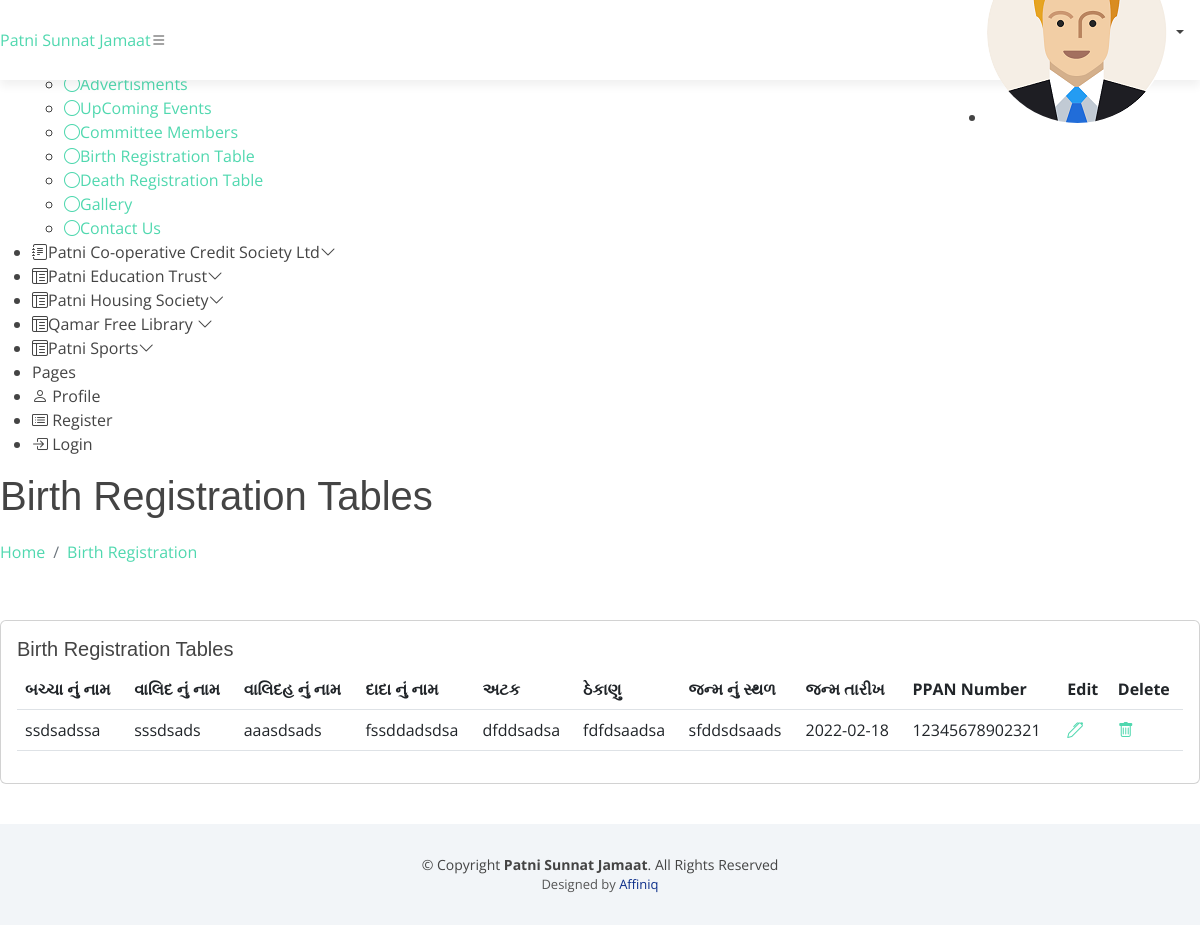
/admin/birth_table.php (signed in), run on the app's committed database.
### tables this page shows
CREATE TABLE `birthregi` (
  `bir_id` int(11) NOT NULL,
  `cname` varchar(255) NOT NULL,
  `fname` varchar(255) NOT NULL,
  `mname` varchar(255) NOT NULL,
  `gname` varchar(255) NOT NULL,
  `surname` varchar(255) NOT NULL,
  `address` varchar(255) NOT NULL,
  `baddress` varchar(255) NOT NULL,
  `bdate` date NOT NULL,
  `ppan` varchar(255) NOT NULL
);

### admin/birth_table.php (the view, shortened to what this page needs)
<?php include 'header.php';?>
  <main id="main" class="main">
    <div class="pagetitle">
      <h1>Birth Registration Tables</h1>
      <nav>
        <ol class="breadcrumb">
          <li class="breadcrumb-item"><a href="index.php">Home</a></li>
          <li class="breadcrumb-item active"><a href="birth_table.php">Birth Registration </a></li>
        </ol>
      </nav>
    </div>
    <section class="section">
      <div class="row">
        <div class="col-lg-12">
          <div class="card">
            <div class="card-body">
              <h5 class="card-title">Birth Registration Tables</h5>
                 <?php
               require ('config1.php');
               $sql = "SELECT * FROM `birthregi` WHERE 1";
               $result = mysqli_query($conn,$sql) or die ("query Unsccessful.");
               if(mysqli_num_rows($result)){
               ?>
              <table class="table datatable">
                <thead>
                  <tr>
                    <th scope="col">બચ્ચા નું નામ</th>
                    <th scope="col">વાલિદ નું નામ</th>
                    <th scope="col">વાલિદહ નું નામ</th>
                    <th scope="col">દાદા નું નામ</th>
                    <th scope="col">અટક</th>
                    <th scope="col">ઠેકાણુ</th>
                    <th scope="col">જન્મ નું સ્થળ</th>
                    <th scope="col">જન્મ તારીખ</th>
                    <th scope="col">PPAN Number</th>
                    <th scope="col">Edit</th>
                    <th scope="col">Delete</th>
                  </tr>
                </thead>
                <tbody>
                <?php
                    while($row = mysqli_fetch_assoc($result)){
                 ?>
                  <tr>
                    <td><?php echo $row['cname'];?></td>
                    <td><?php echo $row['fname'];?></td>
                    <td><?php echo $row['mname'];?></td>
                    <td><?php echo $row['gname'];?></td>
                    <td><?php echo $row['surname'];?></td>
                    <td><?php echo $row['address'];?></td>
                    <td><?php echo $row['baddress'];?></td>
                    <td><?php echo $row['bdate'];?></td>
                    <td><?php echo $row['ppan'];?></td>
                    <td><a href="birth_edit.php?id=<?php echo $row['bir_id'];?>"><i class="bi bi-pen"></a></i></td>
                    <td><a href="birth_delete.php?id=<?php echo $row['bir_id'];?>"><i class="bi bi-trash"></a></i></td>
                  </tr>
                  <?php }?>
                </tbody>
              </table>
<?php
                }
else{
  echo "<h2>No Record Found</h2>";
  }
?>
            </div>
          </div>
        </div>
      </div>
    </section>
  </main>
  <?php include 'footer.php';?>

### assets/css/style.css (style rules this page uses)
body { background: #fff; color: #444; font-family: "Open Sans", sans-serif; }
h1, h2, h3, h4, h5, h6 { font-family: "Montserrat", sans-serif; font-weight: 400; margin: 0 0 20px 0; padding: 0; }
section { padding: 40px 0; overflow: hidden; }

### data on the page
birthregi: cname "ssdsadssa", fname "sssdsads", mname "aaasdsads", gname "fssddadsdsa", surname "dfddsadsa", address "fdfdsaadsa", baddress "sfddsdsaads", bdate "2022-02-18", ppan "12345678902321"
